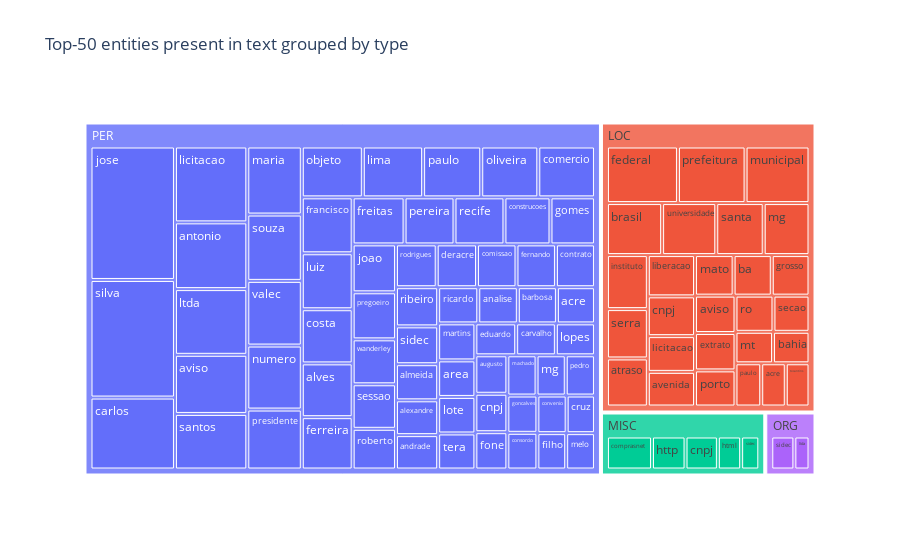
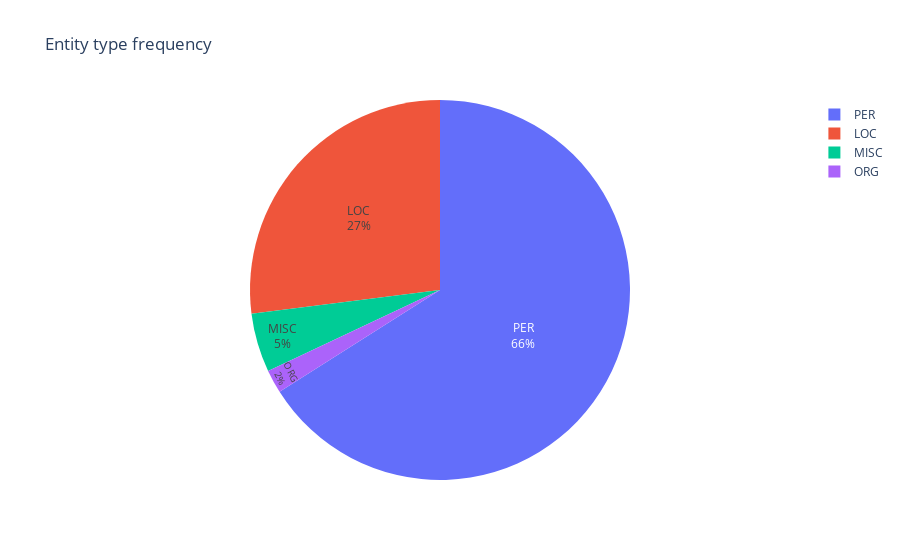

Source (notebook cell) for these figures, in order:
### Markdown cell above
### 4.3. Entity recognition and filtering

Some parts of speech may mislead the model associating classes to certain entities that are not really related to the categories.
The NER model (spacy portuguese) we are using uses the following labels:

| TYPE | DESCRIPTION |
|------|-------------------------------------------------------------------------------------------------------------------------------------------|
| PER | Named person or family. |
| LOC | Name of politically or geographically defined location (cities, provinces, countries, international regions, bodies of water, mountains). |
| ORG | Named corporate, governmental, or other organizational entity. |
| MISC | Miscellaneous entities, e.g. events, nationalities, products or works of art. |

Let's take a look at all entities present in the text

### Code cell
entities_obs = []
for doc in tokenized_data:
    for token in doc:
        if token.ent_type_:
            entities_obs.append((token.text, token.ent_type_))

entities_df = pd.DataFrame(entities_obs, columns=['entity_text', 'entity_type'])
entities_df['id'] = entities_df.index
grouped_entities_df = (entities_df.groupby(['entity_text', 'entity_type']).count()
                                                                         .reset_index()
                                                                         .rename(columns={'id': 'count'})
                                                                         .sort_values('count', ascending=False)
                                                                         .head(100))
                
fig = px.treemap(grouped_entities_df, 
                 path=['entity_type', 'entity_text'], 
                 values='count', 
                 title='Top-50 entities present in text grouped by type')
fig.show()
entity_type_df = grouped_entities_df['entity_type'].value_counts().reset_index()

fig = px.pie(entity_type_df, values='entity_type', names='index', title='Entity type frequency')
fig.update_traces(textposition='inside', textinfo='percent+label')
fig.show()

### Figure 1 — Plotly figure (JSON) as saved in the notebook; plotly's stock layout.template omitted (floating-point values rounded to 4 significant figures)
{"data": [{"branchvalues": "total", "domain": {"x": [0, 1], "y": [0, 1]}, "hovertemplate": "labels=%{label}<br>count=%{value}<br>parent=%{parent}<br>id=%{id}<extra></extra>", "ids": ["LOC/acre", "PER/acre", "PER/alexandre", "PER/almeida", "PER/alves", "PER/analise", "PER/andrade", "PER/antonio", "PER/area", "LOC/atraso", "PER/augusto", "LOC/avenida", "LOC/aviso", "PER/aviso", "LOC/ba", "LOC/bahia", "PER/barbosa", "LOC/brasil", "PER/carlos", "PER/carvalho", "LOC/cnpj", "MISC/cnpj", "PER/cnpj", "PER/comercio", "PER/comissao", "MISC/comprasnet", "PER/consorcio", "PER/construcoes", "PER/contrato", "PER/convenio", "PER/costa", "PER/cruz", "PER/deracre", "PER/eduardo", "LOC/extrato", "LOC/federal", "PER/fernando", "PER/ferreira", "PER/filho", "PER/fone", "PER/francisco", "PER/freitas", "PER/gomes", "PER/goncalves", "LOC/grosso", "MISC/html", "MISC/http", "LOC/instituto", "PER/joao", "PER/jose", "LOC/liberacao", "LOC/licitacao", "PER/licitacao", "PER/lima", "PER/lopes", "PER/lote", "ORG/ltda", "PER/ltda", "PER/luiz", "PER/machado", "PER/maria", "PER/martins", "LOC/mato", "PER/melo", "LOC/mg", "PER/mg", "LOC/mt", "LOC/municipal", "PER/numero", "PER/objeto", "PER/oliveira", "LOC/paulo", "PER/paulo", "PER/pedro", "PER/pereira", "LOC/porto", "LOC/prefeitura", "PER/pregoeiro", "PER/presidente", "PER/recife", "PER/ribeiro", "PER/ricardo", "LOC/ro", "PER/roberto", "PER/rodrigues", "LOC/santa", "PER/santos", "LOC/secao", "LOC/serra", "PER/sessao", "MISC/sidec", "ORG/sidec", "PER/sidec", "PER/silva", "PER/souza", "PER/tera", "LOC/tocantins", "LOC/universidade", "PER/valec", "PER/wanderley", "LOC", "MISC", "ORG", "PER"], "labels": ["acre", "acre", "alexandre", "almeida", "alves", "analise", "andrade", "antonio", "area", "atraso", "augusto", "avenida", "aviso", "aviso", "ba", "bahia", "barbosa", "brasil", "carlos", "carvalho", "cnpj", "cnpj", "cnpj", "comercio", "comissao", "comprasnet", "consorcio", "construcoes", "contrato", "convenio", "costa", "cruz", "deracre", "eduardo", "extrato", "federal", "fernando", "ferreira", "filho", "fone", "francisco", "freitas", "gomes", "goncalves", "grosso", "html", "http", "instituto", "joao", "jose", "liberacao", "licitacao", "licitacao", "lima", "lopes", "lote", "ltda", "ltda", "luiz", "machado", "maria", "martins", "mato", "melo", "mg", "mg", "mt", "municipal", "numero", "objeto", "oliveira", "paulo", "paulo", "pedro", "pereira", "porto", "prefeitura", "pregoeiro", "presidente", "recife", "ribeiro", "ricardo", "ro", "roberto", "rodrigues", "santa", "santos", "secao", "serra", "sessao", "sidec", "sidec", "sidec", "silva", "souza", "tera", "tocantins", "universidade", "valec", "wanderley", "LOC", "MISC", "ORG", "PER"], "name": "", "parents": ["LOC", "PER", "PER", "PER", "PER", "PER", "PER", "PER", "PER", "LOC", "PER", "LOC", "LOC", "PER", "LOC", "LOC", "PER", "LOC", "PER", "PER", "LOC", "MISC", "PER", "PER", "PER", "MISC", "PER", "PER", "PER", "PER", "PER", "PER", "PER", "PER", "LOC", "LOC", "PER", "PER", "PER", "PER", "PER", "PER", "PER", "PER", "LOC", "MISC", "MISC", "LOC", "PER", "PER", "LOC", "LOC", "PER", "PER", "PER", "PER", "ORG", "PER", "PER", "PER", "PER", "PER", "LOC", "PER", "LOC", "PER", "LOC", "LOC", "PER", "PER", "PER", "LOC", "PER", "PER", "PER", "LOC", "LOC", "PER", "PER", "PER", "PER", "PER", "LOC", "PER", "PER", "LOC", "PER", "LOC", "LOC", "PER", "MISC", "ORG", "PER", "PER", "PER", "PER", "LOC", "LOC", "PER", "PER", "", "", "", ""], "type": "treemap", "values": [61, 75, 80, 83, 149, 78, 79, 263, 74, 113, 67, 94, 87, 233, 89, 66, 77, 165, 331, 69, 108, 107, 67, 157, 92, 149, 60, 118, 91, 60, 150, 58, 94, 71, 87, 231, 92, 145, 57, 65, 155, 133, 114, 61, 88, 77, 111, 127, 113, 614, 112, 97, 299, 167, 68, 74, 61, 259, 155, 64, 202, 75, 90, 57, 137, 64, 68, 208, 190, 169, 158, 64, 161, 64, 128, 84, 220, 111, 178, 128, 90, 79, 79, 96, 95, 142, 219, 75, 116, 105, 60, 93, 87, 541, 197, 73, 59, 162, 192, 106, 3029, 504, 154, 8876]}], "layout": {"legend": {"tracegroupgap": 0}, "title": {"text": "Top-50 entities present in text grouped by type"}}}

### Figure 2 — Plotly figure (JSON) as saved in the notebook; plotly's stock layout.template omitted (floating-point values rounded to 4 significant figures)
{"data": [{"domain": {"x": [0, 1], "y": [0, 1]}, "hovertemplate": "index=%{label}<br>entity_type=%{value}<extra></extra>", "labels": ["PER", "LOC", "MISC", "ORG"], "legendgroup": "", "name": "", "showlegend": true, "textinfo": "percent+label", "textposition": "inside", "type": "pie", "values": [66, 27, 5, 2]}], "layout": {"legend": {"tracegroupgap": 0}, "title": {"text": "Entity type frequency"}}}
